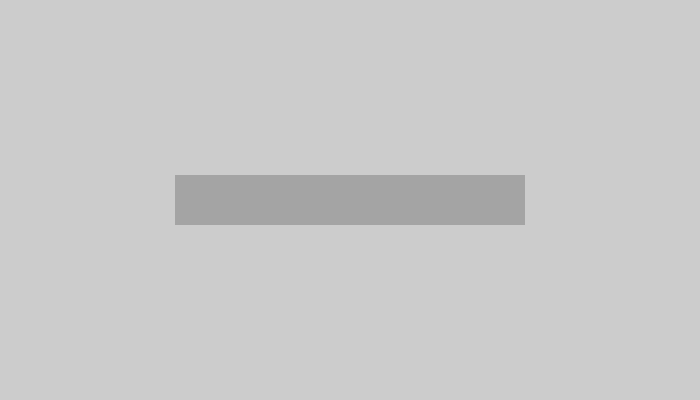
Frame 1 (no input)
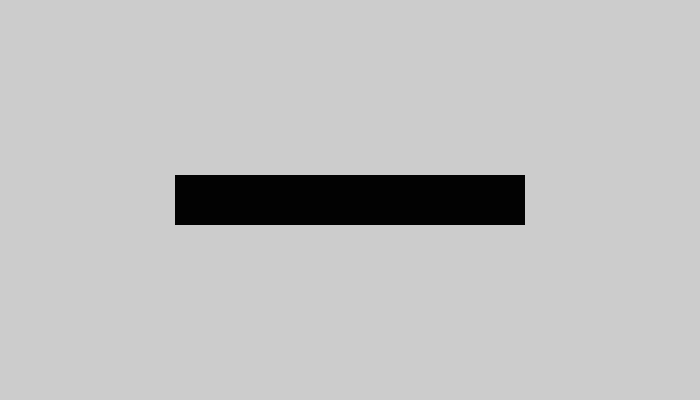
Frame 60 (the mouse pressed at the canvas centre just before this capture)
Frame 120 (the mouse held since frame 60 and released just before this capture): identical to frame 60, image omitted

The Processing sketch that drew these frames (run headless with seeded random() and noise(); from frame 60 on, the mouse is pressed at the canvas centre):

// Processing sketch: processing_36470
// ── processing_36470.pde

int value = 0;
int x = 350;
int y = 50;

void setup() {
  size(700,400); 
  rectMode(CENTER);
  noStroke();
}

void draw() {
  fill(value,50);
  rect(350, 200, x, y);
}

void mouseDragged() 
{
  value = value + 5;
  x = x+10;
  y = y+1;
    if (value > 255) {
      value = 0;
    }
    if (x==700 || y==400) {
      x = 0;
      y = 0;
    }
}
